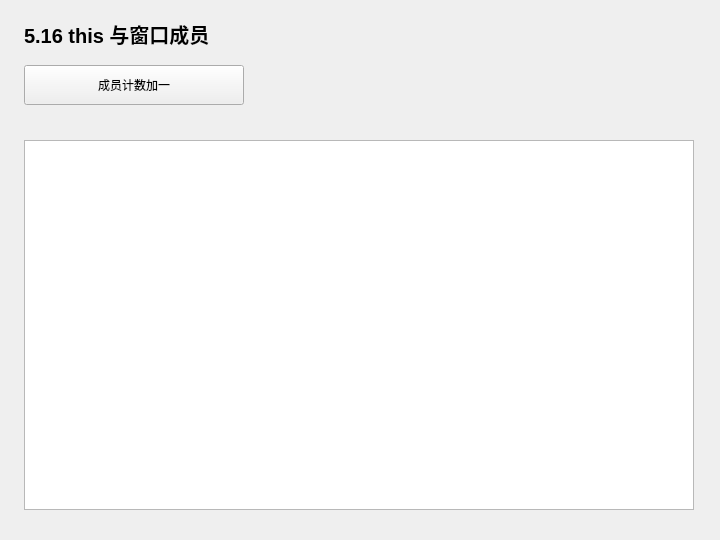
<?xml version="1.0" encoding="UTF-8"?>
<ui version="4.0">
 <class>Widget</class>
 <widget class="QWidget" name="Widget">
  <property name="geometry">
   <rect>
    <x>0</x>
    <y>0</y>
    <width>720</width>
    <height>540</height>
   </rect>
  </property>
  <property name="windowTitle">
   <string>5.16 this 与窗口成员</string>
  </property>
  <widget class="QLabel" name="headingLabel">
   <property name="geometry">
    <rect>
     <x>24</x>
     <y>18</y>
     <width>670</width>
     <height>32</height>
    </rect>
   </property>
   <property name="text">
    <string>5.16 this 与窗口成员</string>
   </property>
   <property name="font">
    <font>
     <pointsize>15</pointsize>
     <bold>true</bold>
    </font>
   </property>
  </widget>
  <widget class="QPlainTextEdit" name="outputEdit">
   <property name="geometry">
    <rect>
     <x>24</x>
     <y>140</y>
     <width>670</width>
     <height>370</height>
    </rect>
   </property>
   <property name="readOnly">
    <bool>true</bool>
   </property>
  </widget>
  <widget class="QPushButton" name="runButton">
   <property name="geometry">
    <rect>
     <x>24</x>
     <y>65</y>
     <width>220</width>
     <height>40</height>
    </rect>
   </property>
   <property name="text">
    <string>成员计数加一</string>
   </property>
  </widget>
 </widget>
 <resources />
 <connections />
</ui>
